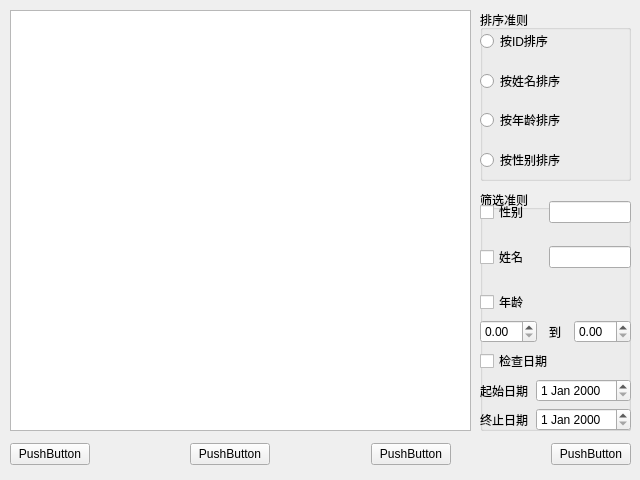
<?xml version="1.0" encoding="UTF-8"?>
<ui version="4.0">
 <class>QReportManageUi</class>
 <widget class="QWidget" name="QReportManageUi">
  <property name="geometry">
   <rect>
    <x>0</x>
    <y>0</y>
    <width>640</width>
    <height>480</height>
   </rect>
  </property>
  <property name="windowTitle">
   <string>Form</string>
  </property>
  <widget class="QWidget" name="horizontalLayoutWidget">
   <property name="geometry">
    <rect>
     <x>10</x>
     <y>439</y>
     <width>621</width>
     <height>31</height>
    </rect>
   </property>
   <layout class="QHBoxLayout" name="horizontalLayout">
    <item>
     <widget class="QPushButton" name="pushButton_2">
      <property name="text">
       <string>PushButton</string>
      </property>
     </widget>
    </item>
    <item>
     <spacer name="horizontalSpacer_2">
      <property name="orientation">
       <enum>Qt::Horizontal</enum>
      </property>
      <property name="sizeHint" stdset="0">
       <size>
        <width>40</width>
        <height>20</height>
       </size>
      </property>
     </spacer>
    </item>
    <item>
     <widget class="QPushButton" name="pushButton_3">
      <property name="text">
       <string>PushButton</string>
      </property>
     </widget>
    </item>
    <item>
     <spacer name="horizontalSpacer_3">
      <property name="orientation">
       <enum>Qt::Horizontal</enum>
      </property>
      <property name="sizeHint" stdset="0">
       <size>
        <width>40</width>
        <height>20</height>
       </size>
      </property>
     </spacer>
    </item>
    <item>
     <widget class="QPushButton" name="pushButton_4">
      <property name="text">
       <string>PushButton</string>
      </property>
     </widget>
    </item>
    <item>
     <spacer name="horizontalSpacer">
      <property name="orientation">
       <enum>Qt::Horizontal</enum>
      </property>
      <property name="sizeHint" stdset="0">
       <size>
        <width>40</width>
        <height>20</height>
       </size>
      </property>
     </spacer>
    </item>
    <item>
     <widget class="QPushButton" name="pushButton">
      <property name="text">
       <string>PushButton</string>
      </property>
     </widget>
    </item>
   </layout>
  </widget>
  <widget class="QTableView" name="tableView">
   <property name="geometry">
    <rect>
     <x>10</x>
     <y>10</y>
     <width>461</width>
     <height>421</height>
    </rect>
   </property>
  </widget>
  <widget class="QGroupBox" name="groupBox">
   <property name="geometry">
    <rect>
     <x>480</x>
     <y>10</y>
     <width>151</width>
     <height>171</height>
    </rect>
   </property>
   <property name="title">
    <string>排序准则</string>
   </property>
   <widget class="QWidget" name="verticalLayoutWidget">
    <property name="geometry">
     <rect>
      <x>0</x>
      <y>10</y>
      <width>151</width>
      <height>161</height>
     </rect>
    </property>
    <layout class="QVBoxLayout" name="verticalLayout">
     <item>
      <spacer name="verticalSpacer_4">
       <property name="orientation">
        <enum>Qt::Vertical</enum>
       </property>
       <property name="sizeHint" stdset="0">
        <size>
         <width>20</width>
         <height>40</height>
        </size>
       </property>
      </spacer>
     </item>
     <item>
      <widget class="QRadioButton" name="radioButton_2">
       <property name="text">
        <string>按ID排序</string>
       </property>
      </widget>
     </item>
     <item>
      <spacer name="verticalSpacer">
       <property name="orientation">
        <enum>Qt::Vertical</enum>
       </property>
       <property name="sizeHint" stdset="0">
        <size>
         <width>20</width>
         <height>40</height>
        </size>
       </property>
      </spacer>
     </item>
     <item>
      <widget class="QRadioButton" name="radioButton_3">
       <property name="text">
        <string>按姓名排序</string>
       </property>
      </widget>
     </item>
     <item>
      <spacer name="verticalSpacer_3">
       <property name="orientation">
        <enum>Qt::Vertical</enum>
       </property>
       <property name="sizeHint" stdset="0">
        <size>
         <width>20</width>
         <height>40</height>
        </size>
       </property>
      </spacer>
     </item>
     <item>
      <widget class="QRadioButton" name="radioButton">
       <property name="text">
        <string>按年龄排序</string>
       </property>
      </widget>
     </item>
     <item>
      <spacer name="verticalSpacer_5">
       <property name="orientation">
        <enum>Qt::Vertical</enum>
       </property>
       <property name="sizeHint" stdset="0">
        <size>
         <width>20</width>
         <height>40</height>
        </size>
       </property>
      </spacer>
     </item>
     <item>
      <widget class="QRadioButton" name="radioButton_4">
       <property name="text">
        <string>按性别排序</string>
       </property>
      </widget>
     </item>
     <item>
      <spacer name="verticalSpacer_2">
       <property name="orientation">
        <enum>Qt::Vertical</enum>
       </property>
       <property name="sizeHint" stdset="0">
        <size>
         <width>20</width>
         <height>40</height>
        </size>
       </property>
      </spacer>
     </item>
    </layout>
   </widget>
  </widget>
  <widget class="QGroupBox" name="groupBox_2">
   <property name="geometry">
    <rect>
     <x>480</x>
     <y>190</y>
     <width>151</width>
     <height>241</height>
    </rect>
   </property>
   <property name="title">
    <string>筛选准则</string>
   </property>
   <widget class="QWidget" name="verticalLayoutWidget_2">
    <property name="geometry">
     <rect>
      <x>0</x>
      <y>10</y>
      <width>151</width>
      <height>231</height>
     </rect>
    </property>
    <layout class="QVBoxLayout" name="verticalLayout_2">
     <item>
      <layout class="QHBoxLayout" name="horizontalLayout_3">
       <item>
        <widget class="QCheckBox" name="checkBox_2">
         <property name="text">
          <string>性别</string>
         </property>
        </widget>
       </item>
       <item>
        <spacer name="horizontalSpacer_5">
         <property name="orientation">
          <enum>Qt::Horizontal</enum>
         </property>
         <property name="sizeHint" stdset="0">
          <size>
           <width>40</width>
           <height>20</height>
          </size>
         </property>
        </spacer>
       </item>
       <item>
        <widget class="QLineEdit" name="lineEdit_2"/>
       </item>
      </layout>
     </item>
     <item>
      <spacer name="verticalSpacer_7">
       <property name="orientation">
        <enum>Qt::Vertical</enum>
       </property>
       <property name="sizeHint" stdset="0">
        <size>
         <width>20</width>
         <height>40</height>
        </size>
       </property>
      </spacer>
     </item>
     <item>
      <layout class="QHBoxLayout" name="horizontalLayout_2">
       <item>
        <widget class="QCheckBox" name="checkBox">
         <property name="text">
          <string>姓名</string>
         </property>
        </widget>
       </item>
       <item>
        <spacer name="horizontalSpacer_4">
         <property name="orientation">
          <enum>Qt::Horizontal</enum>
         </property>
         <property name="sizeHint" stdset="0">
          <size>
           <width>40</width>
           <height>20</height>
          </size>
         </property>
        </spacer>
       </item>
       <item>
        <widget class="QLineEdit" name="lineEdit"/>
       </item>
      </layout>
     </item>
     <item>
      <spacer name="verticalSpacer_6">
       <property name="orientation">
        <enum>Qt::Vertical</enum>
       </property>
       <property name="sizeHint" stdset="0">
        <size>
         <width>20</width>
         <height>40</height>
        </size>
       </property>
      </spacer>
     </item>
     <item>
      <layout class="QVBoxLayout" name="verticalLayout_3">
       <item>
        <layout class="QHBoxLayout" name="horizontalLayout_4"/>
       </item>
       <item>
        <widget class="QCheckBox" name="checkBox_3">
         <property name="text">
          <string>年龄</string>
         </property>
        </widget>
       </item>
       <item>
        <layout class="QHBoxLayout" name="horizontalLayout_5">
         <item>
          <widget class="QDoubleSpinBox" name="doubleSpinBox_2"/>
         </item>
         <item>
          <spacer name="horizontalSpacer_6">
           <property name="orientation">
            <enum>Qt::Horizontal</enum>
           </property>
           <property name="sizeHint" stdset="0">
            <size>
             <width>40</width>
             <height>20</height>
            </size>
           </property>
          </spacer>
         </item>
         <item>
          <widget class="QLabel" name="label">
           <property name="text">
            <string>到</string>
           </property>
          </widget>
         </item>
         <item>
          <spacer name="horizontalSpacer_7">
           <property name="orientation">
            <enum>Qt::Horizontal</enum>
           </property>
           <property name="sizeHint" stdset="0">
            <size>
             <width>40</width>
             <height>20</height>
            </size>
           </property>
          </spacer>
         </item>
         <item>
          <widget class="QDoubleSpinBox" name="doubleSpinBox"/>
         </item>
        </layout>
       </item>
       <item>
        <layout class="QVBoxLayout" name="verticalLayout_4">
         <item>
          <widget class="QCheckBox" name="checkBox_4">
           <property name="text">
            <string>检查日期</string>
           </property>
          </widget>
         </item>
         <item>
          <layout class="QHBoxLayout" name="horizontalLayout_6">
           <item>
            <widget class="QLabel" name="label_2">
             <property name="text">
              <string>起始日期</string>
             </property>
            </widget>
           </item>
           <item>
            <spacer name="horizontalSpacer_8">
             <property name="orientation">
              <enum>Qt::Horizontal</enum>
             </property>
             <property name="sizeHint" stdset="0">
              <size>
               <width>40</width>
               <height>20</height>
              </size>
             </property>
            </spacer>
           </item>
           <item>
            <widget class="QDateEdit" name="dateEdit"/>
           </item>
          </layout>
         </item>
         <item>
          <layout class="QHBoxLayout" name="horizontalLayout_7">
           <item>
            <widget class="QLabel" name="label_4">
             <property name="text">
              <string>终止日期</string>
             </property>
            </widget>
           </item>
           <item>
            <spacer name="horizontalSpacer_9">
             <property name="orientation">
              <enum>Qt::Horizontal</enum>
             </property>
             <property name="sizeHint" stdset="0">
              <size>
               <width>40</width>
               <height>20</height>
              </size>
             </property>
            </spacer>
           </item>
           <item>
            <widget class="QDateEdit" name="dateEdit_2"/>
           </item>
          </layout>
         </item>
        </layout>
       </item>
      </layout>
     </item>
    </layout>
   </widget>
  </widget>
 </widget>
 <resources/>
 <connections/>
</ui>
